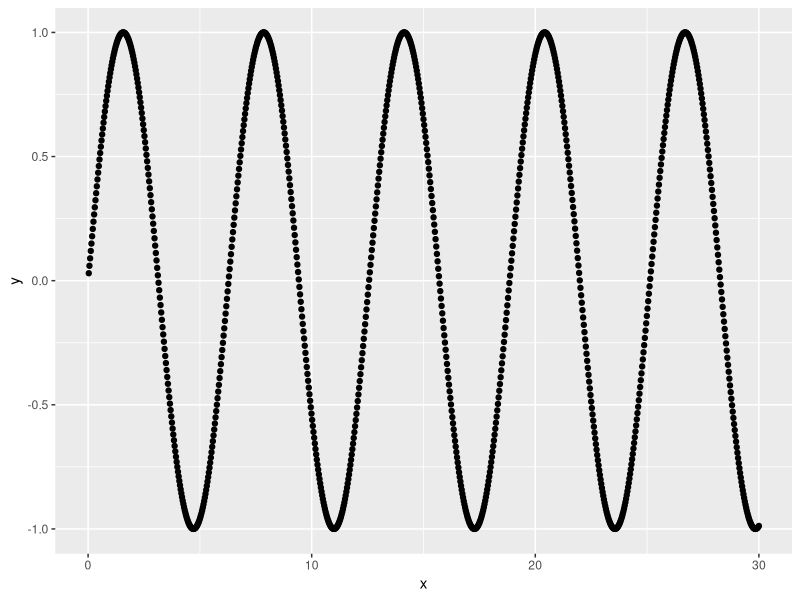

Reproduce this figure in R.
# example 7.17 of section 7.5.6 
# (example 7.17 of section 7.5.6)  : Advanced Data Preparation : The vtreat package in general : Splines 
# Title: Example data 

library("ggplot2")
d <- data.frame(x = 0.03*(1:1000))
d$y <- sin(d$x)

ggplot(data = d, mapping = aes(x = x, y = y)) + 
  geom_point()

